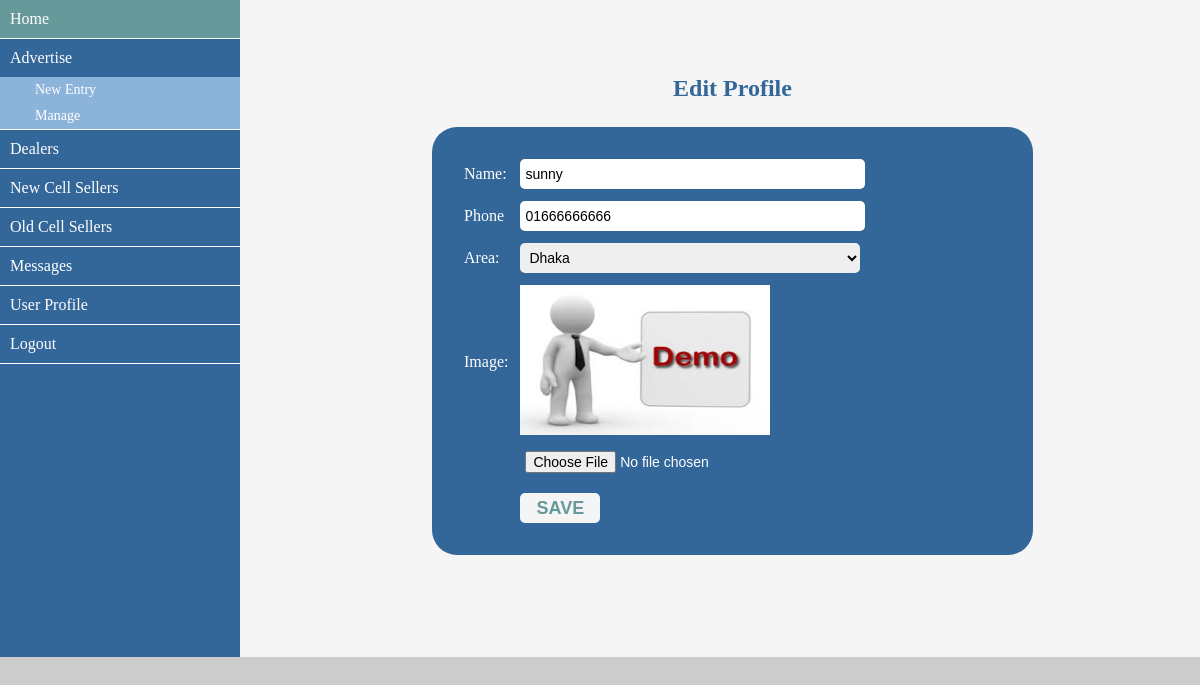
Page /admin/edit_admin_profile.php?e=13 (signed in) on the committed database.
### tables this page shows
CREATE TABLE `md_admin` (
  `admin_id` int(10) NOT NULL,
  `admin_name` varchar(40) NOT NULL,
  `admin_mail` varchar(40) NOT NULL,
  `admin_pass` varchar(40) NOT NULL,
  `admin_cell` varchar(20) NOT NULL,
  `admin_address` varchar(20) NOT NULL,
  `admin_post` varchar(20) NOT NULL,
  `admin_image` varchar(100) NOT NULL
);

### admin/database.php (called while the page is built, shortened)
<?php
	$dbHost = "localhost";
	$dbUser = "root";
	$dbPass = "";
	$dbName = "db_md";
	$con = mysqli_connect($dbHost,$dbUser,$dbPass,$dbName);
	function selectData($query) {
		global $con;
		if ($con) {
			$result = mysqli_query($con,$query);
			if ($result) {
				return mysqli_fetch_assoc($result);
			} else {
				return false;
			}
		} else {
			echo "Database connection failed";
		}
	}
?>

### admin/edit_admin_profile.php (the view, shortened to what this page needs)
<?php include_once('admin_sidebar.php'); ?>
	<div class="content">
		<div class="form_title cen">
			<h2 style="margin-top: 75px;">Edit Profile</h2>
		</div>
		<div class="product_form">
		<?php
			$id = $_GET['e'];
			$query = "SELECT * FROM md_admin WHERE admin_id='$id'";
			$result = selectData($query);
		?>
			<form action="" method="post">
				<table>
					<tr>
						<td>Name:</td>
						<td><input type="text" name="name" value="<?= $result['admin_name']; ?>"></td>
					</tr>
					<tr>
						<td>Phone</td>
						<td><input type="text" name="phone" value="<?= $result['admin_cell']; ?>"></td>
					</tr>
					<tr>
						<td>Area:</td>
						<td>
							<select name="area">
								<option value="Dhaka" <?php if($result['admin_address'] =="Dhaka") echo "selected"; ?>>Dhaka</option>
							</select>
						</td>
					</tr>
					<tr>
						<td>Image:</td>
						<td><img src="uploads/demo.jpg" style="width: 250px; height: 150px;"></td>
					</tr>
					<tr>
						<td></td>
						<td><input type="file" name="photo"></td>
					</tr>
					<tr>
						<td></td>
						<td class="btn"><input type="submit" value="SAVE" onclick="submitForm(this)"></td>
					</tr>
				</table>
			</form>
		</div>
	</div>
</div>
</body>
</html>

### admin/assets/css/style.css (style rules this page uses)
* { margin: 0px; padding: 0px; outline: 0; }
body { font-family: verdana; background-color: #ccc; }
.container .content { width: 80%; float: left; background-color: whitesmoke; height: 657px; }
.content .form_title { width: 60%; float: left; }
.form_title h2 { margin-top: 50px; padding-left: 25px; color: #336699; }
.content .product_form { width: 60%; margin-left: 20%; float: left; background-color: #336699; margin-top: 25px; padding-top: 25px; padding-bottom: 25px; padding-left: 25px; color: white; border-radius:25px; }
.product_form td { padding: 5px; }
.product_form input,select { width: 340px; height: 30px; font-size: 14px; border-radius: 5px; border: none; padding-left: 5px; }
.btn input { width: 80px; font-size: 18px; background-color: whitesmoke; color: #669999; cursor: pointer; padding: 2px; font-weight: bold; }
.content .cen { width: 100%; float: left; }
.cen h2 { text-align: center; }

### rows in the picture
md_admin: name "sunny", phone "01666666666", area "Dhaka"
